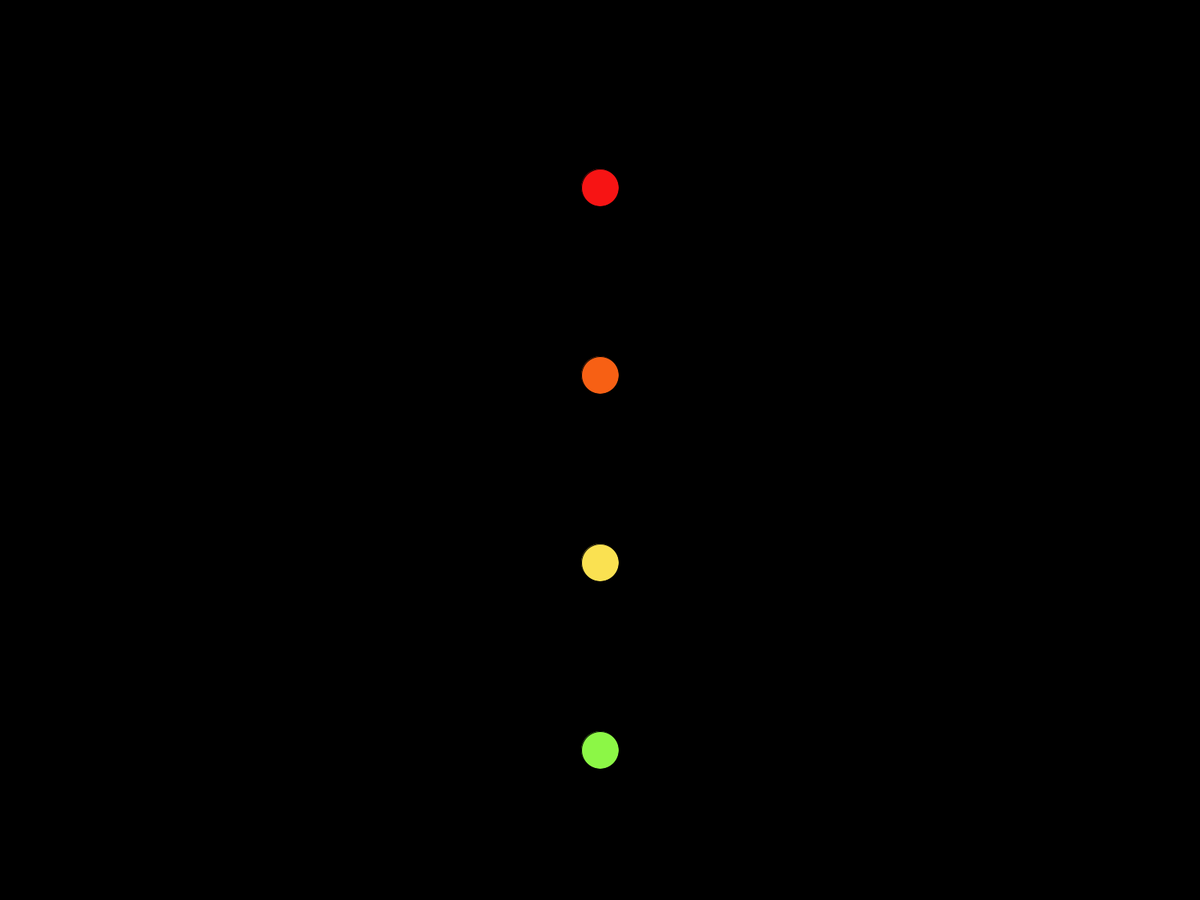
Frame 1 (no input)
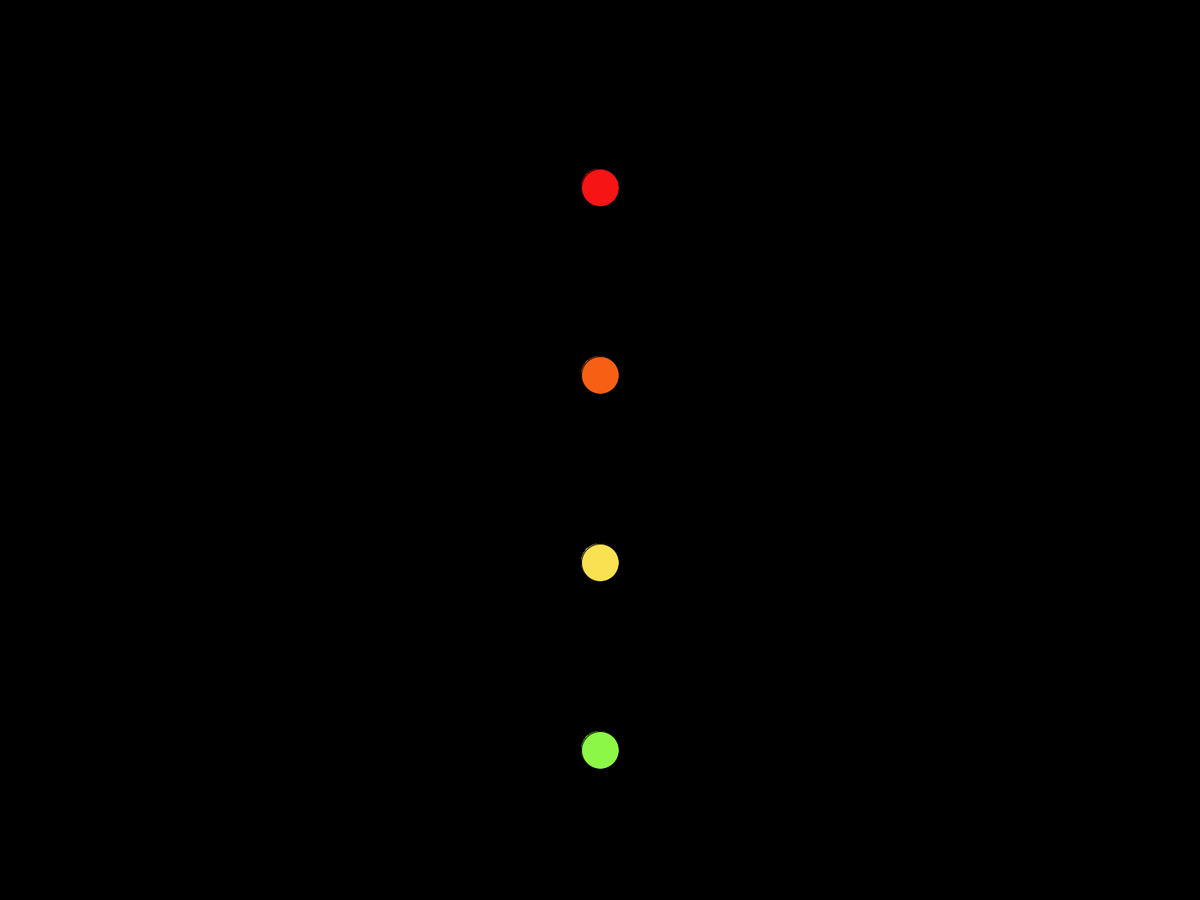
Frame 60 (the mouse pressed at the canvas centre just before this capture)
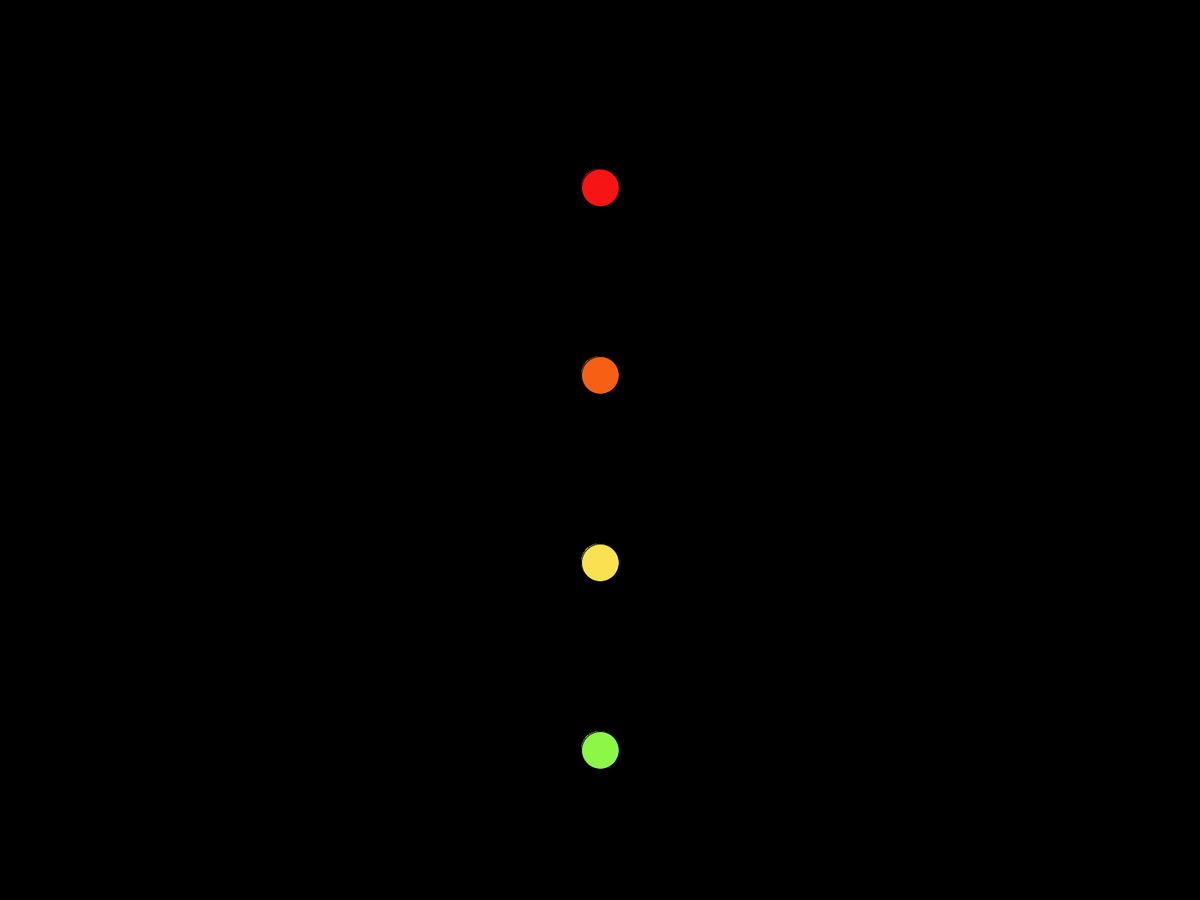
Frame 120 (the mouse held since frame 60 and released just before this capture)

The Processing sketch that drew these frames (run headless with seeded random() and noise(); from frame 60 on, the mouse is pressed at the canvas centre):

// Processing sketch: cyborgManifestation
// ── cyborgManifestation.pde
void setup() {

  fullScreen();
  background(0);
  
}

void draw() {

  for (int i = 0; i <= 6; i++) {
    
    if (i == 0) {
      fill(#F71414);
    } else if (i == 1) {
      fill(#F76014);
    } else if (i == 2) {
      fill(#FAE151);
    } else if (i == 3) {
      fill(#8CF746);
    } else if (i == 4) {
      fill(#46F7ED);
    } else if (i == 5) {
      fill(#236FE5);
    } else if (i == 6) {
      fill(#B420F5);
    } else {
      fill(#FFFFFF);
    }
    
    ellipse(width/2, i*250 + 250, 50, 50);
    
  }
  
}
